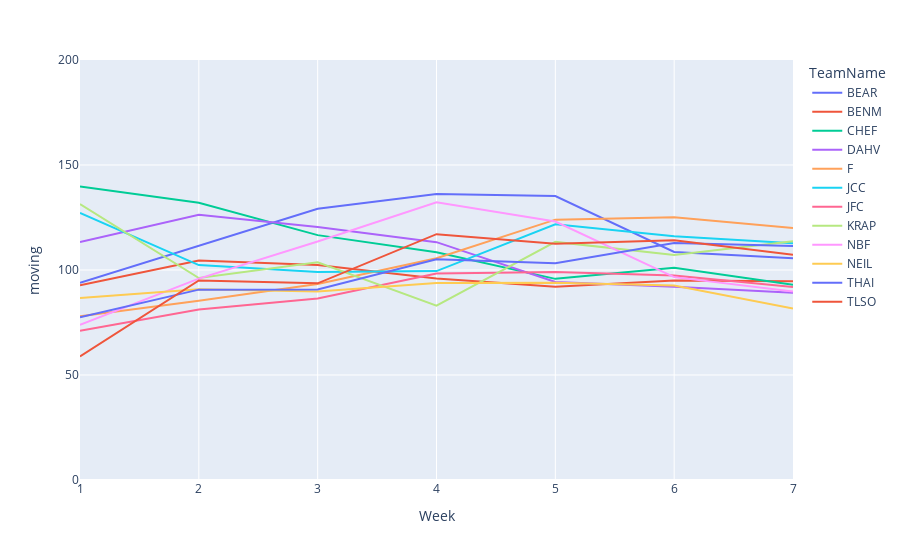

Write notebook code for a chart like this one.
### Code cell
import plotly.express as px

currentTeamScores = teamScores[(teamScores['Week']<=7)]

fig = px.line(currentTeamScores, x="Week", y="moving", color='TeamName', height = 800)
fig.update(layout_yaxis_range  = [0,200])
fig.show()

### Figure 1 — Plotly figure (JSON) as saved in the notebook; plotly's stock layout.template omitted (floating-point values rounded to 4 significant figures)
{"data": [{"hovertemplate": "TeamName=BEAR<br>Week=%{x}<br>moving=%{y}<extra></extra>", "legendgroup": "BEAR", "line": {"color": "#636efa", "dash": "solid"}, "marker": {"symbol": "circle"}, "mode": "lines", "name": "BEAR", "orientation": "v", "showlegend": true, "type": "scatter", "visible": true, "x": [1, 2, 3, 4, 5, 6, 7], "xaxis": "x", "y": [93.96, 111.6, 129.1, 136.2, 135.2, 108.6, 105.6], "yaxis": "y"}, {"hovertemplate": "TeamName=BENM<br>Week=%{x}<br>moving=%{y}<extra></extra>", "legendgroup": "BENM", "line": {"color": "#EF553B", "dash": "solid"}, "marker": {"symbol": "circle"}, "mode": "lines", "name": "BENM", "orientation": "v", "showlegend": true, "type": "scatter", "visible": true, "x": [1, 2, 3, 4, 5, 6, 7], "xaxis": "x", "y": [92.76, 104.5, 102.4, 95.91, 92.03, 94.97, 94.65], "yaxis": "y"}, {"hovertemplate": "TeamName=CHEF<br>Week=%{x}<br>moving=%{y}<extra></extra>", "legendgroup": "CHEF", "line": {"color": "#00cc96", "dash": "solid"}, "marker": {"symbol": "circle"}, "mode": "lines", "name": "CHEF", "orientation": "v", "showlegend": true, "type": "scatter", "visible": true, "x": [1, 2, 3, 4, 5, 6, 7], "xaxis": "x", "y": [139.7, 132.0, 116.6, 108.5, 95.78, 101.1, 92.98], "yaxis": "y"}, {"hovertemplate": "TeamName=DAHV<br>Week=%{x}<br>moving=%{y}<extra></extra>", "legendgroup": "DAHV", "line": {"color": "#ab63fa", "dash": "solid"}, "marker": {"symbol": "circle"}, "mode": "lines", "name": "DAHV", "orientation": "v", "showlegend": true, "type": "scatter", "visible": true, "x": [1, 2, 3, 4, 5, 6, 7], "xaxis": "x", "y": [113.4, 126.3, 120.5, 113.3, 94.34, 91.97, 89.16], "yaxis": "y"}, {"hovertemplate": "TeamName=F<br>Week=%{x}<br>moving=%{y}<extra></extra>", "legendgroup": "F", "line": {"color": "#FFA15A", "dash": "solid"}, "marker": {"symbol": "circle"}, "mode": "lines", "name": "F", "orientation": "v", "showlegend": true, "type": "scatter", "visible": true, "x": [1, 2, 3, 4, 5, 6, 7], "xaxis": "x", "y": [78, 85.36, 93.37, 105.6, 124.0, 125.1, 120.0], "yaxis": "y"}, {"hovertemplate": "TeamName=JCC<br>Week=%{x}<br>moving=%{y}<extra></extra>", "legendgroup": "JCC", "line": {"color": "#19d3f3", "dash": "solid"}, "marker": {"symbol": "circle"}, "mode": "lines", "name": "JCC", "orientation": "v", "showlegend": true, "type": "scatter", "visible": true, "x": [1, 2, 3, 4, 5, 6, 7], "xaxis": "x", "y": [127.1, 102.3, 99.08, 99.48, 121.7, 116.1, 112.8], "yaxis": "y"}, {"hovertemplate": "TeamName=JFC<br>Week=%{x}<br>moving=%{y}<extra></extra>", "legendgroup": "JFC", "line": {"color": "#FF6692", "dash": "solid"}, "marker": {"symbol": "circle"}, "mode": "lines", "name": "JFC", "orientation": "v", "showlegend": true, "type": "scatter", "visible": true, "x": [1, 2, 3, 4, 5, 6, 7], "xaxis": "x", "y": [71.06, 81.2, 86.47, 98.33, 99, 97.37, 91.95], "yaxis": "y"}, {"hovertemplate": "TeamName=KRAP<br>Week=%{x}<br>moving=%{y}<extra></extra>", "legendgroup": "KRAP", "line": {"color": "#B6E880", "dash": "solid"}, "marker": {"symbol": "circle"}, "mode": "lines", "name": "KRAP", "orientation": "v", "showlegend": true, "type": "scatter", "visible": true, "x": [1, 2, 3, 4, 5, 6, 7], "xaxis": "x", "y": [131.4, 96.15, 103.7, 83, 113.4, 107.2, 113.7], "yaxis": "y"}, {"hovertemplate": "TeamName=NBF<br>Week=%{x}<br>moving=%{y}<extra></extra>", "legendgroup": "NBF", "line": {"color": "#FF97FF", "dash": "solid"}, "marker": {"symbol": "circle"}, "mode": "lines", "name": "NBF", "orientation": "v", "showlegend": true, "type": "scatter", "visible": true, "x": [1, 2, 3, 4, 5, 6, 7], "xaxis": "x", "y": [73.86, 95.92, 113.6, 132.2, 123.1, 96.6, 89.71], "yaxis": "y"}, {"hovertemplate": "TeamName=NEIL<br>Week=%{x}<br>moving=%{y}<extra></extra>", "legendgroup": "NEIL", "line": {"color": "#FECB52", "dash": "solid"}, "marker": {"symbol": "circle"}, "mode": "lines", "name": "NEIL", "orientation": "v", "showlegend": true, "type": "scatter", "visible": true, "x": [1, 2, 3, 4, 5, 6, 7], "xaxis": "x", "y": [86.62, 90.88, 89.8, 93.75, 93.88, 92.57, 81.63], "yaxis": "y"}, {"hovertemplate": "TeamName=THAI<br>Week=%{x}<br>moving=%{y}<extra></extra>", "legendgroup": "THAI", "line": {"color": "#636efa", "dash": "solid"}, "marker": {"symbol": "circle"}, "mode": "lines", "name": "THAI", "orientation": "v", "showlegend": true, "type": "scatter", "visible": true, "x": [1, 2, 3, 4, 5, 6, 7], "xaxis": "x", "y": [77.54, 90.65, 90.74, 105.1, 103.2, 112.9, 111.5], "yaxis": "y"}, {"hovertemplate": "TeamName=TLSO<br>Week=%{x}<br>moving=%{y}<extra></extra>", "legendgroup": "TLSO", "line": {"color": "#EF553B", "dash": "solid"}, "marker": {"symbol": "circle"}, "mode": "lines", "name": "TLSO", "orientation": "v", "showlegend": true, "type": "scatter", "visible": true, "x": [1, 2, 3, 4, 5, 6, 7], "xaxis": "x", "y": [58.84, 94.99, 93.65, 117.1, 112.5, 114.2, 107.2], "yaxis": "y"}], "layout": {"autosize": true, "legend": {"title": {"text": "TeamName"}, "tracegroupgap": 0}, "margin": {"t": 60}, "xaxis": {"anchor": "y", "autorange": true, "domain": [0, 1], "range": [1, 7], "title": {"text": "Week"}, "type": "linear"}, "yaxis": {"anchor": "x", "domain": [0, 1], "range": [0, 200], "title": {"text": "moving"}, "type": "linear"}}}
